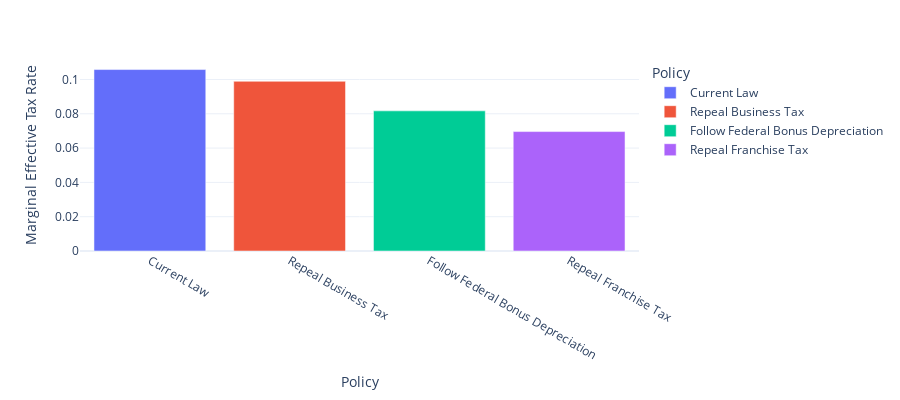

The code cell stored with this chart in its notebook:
### Code cell
# Plot results
fig = px.bar(df[(df["output_var"]=="metr") & (df["asset_type"]=="machines")], x="Policy", y="value",
             color='Policy', labels={'value':'Marginal Effective Tax Rate'}, height=400)
fig.show()

### Figure 1 — Plotly figure (JSON) as saved in the notebook; plotly's stock layout.template omitted (floating-point values rounded to 4 significant figures)
{"data": [{"alignmentgroup": "True", "hovertemplate": "Policy=%{x}<br>Marginal Effective Tax Rate=%{y}<extra></extra>", "legendgroup": "Current Law", "marker": {"color": "#636efa", "pattern": {"shape": ""}}, "name": "Current Law", "offsetgroup": "Current Law", "orientation": "v", "showlegend": true, "textposition": "auto", "type": "bar", "x": ["Current Law"], "xaxis": "x", "y": [0.1058], "yaxis": "y"}, {"alignmentgroup": "True", "hovertemplate": "Policy=%{x}<br>Marginal Effective Tax Rate=%{y}<extra></extra>", "legendgroup": "Repeal Business Tax", "marker": {"color": "#EF553B", "pattern": {"shape": ""}}, "name": "Repeal Business Tax", "offsetgroup": "Repeal Business Tax", "orientation": "v", "showlegend": true, "textposition": "auto", "type": "bar", "x": ["Repeal Business Tax"], "xaxis": "x", "y": [0.09893], "yaxis": "y"}, {"alignmentgroup": "True", "hovertemplate": "Policy=%{x}<br>Marginal Effective Tax Rate=%{y}<extra></extra>", "legendgroup": "Follow Federal Bonus Depreciation", "marker": {"color": "#00cc96", "pattern": {"shape": ""}}, "name": "Follow Federal Bonus Depreciation", "offsetgroup": "Follow Federal Bonus Depreciation", "orientation": "v", "showlegend": true, "textposition": "auto", "type": "bar", "x": ["Follow Federal Bonus Depreciation"], "xaxis": "x", "y": [0.0817], "yaxis": "y"}, {"alignmentgroup": "True", "hovertemplate": "Policy=%{x}<br>Marginal Effective Tax Rate=%{y}<extra></extra>", "legendgroup": "Repeal Franchise Tax", "marker": {"color": "#ab63fa", "pattern": {"shape": ""}}, "name": "Repeal Franchise Tax", "offsetgroup": "Repeal Franchise Tax", "orientation": "v", "showlegend": true, "textposition": "auto", "type": "bar", "x": ["Repeal Franchise Tax"], "xaxis": "x", "y": [0.06963], "yaxis": "y"}], "layout": {"barmode": "relative", "height": 400, "legend": {"title": {"text": "Policy"}, "tracegroupgap": 0}, "margin": {"t": 60}, "xaxis": {"anchor": "y", "categoryarray": ["Current Law", "Repeal Business Tax", "Follow Federal Bonus Depreciation", "Repeal Franchise Tax"], "categoryorder": "array", "domain": [0, 1], "title": {"text": "Policy"}}, "yaxis": {"anchor": "x", "domain": [0, 1], "title": {"text": "Marginal Effective Tax Rate"}}}}
